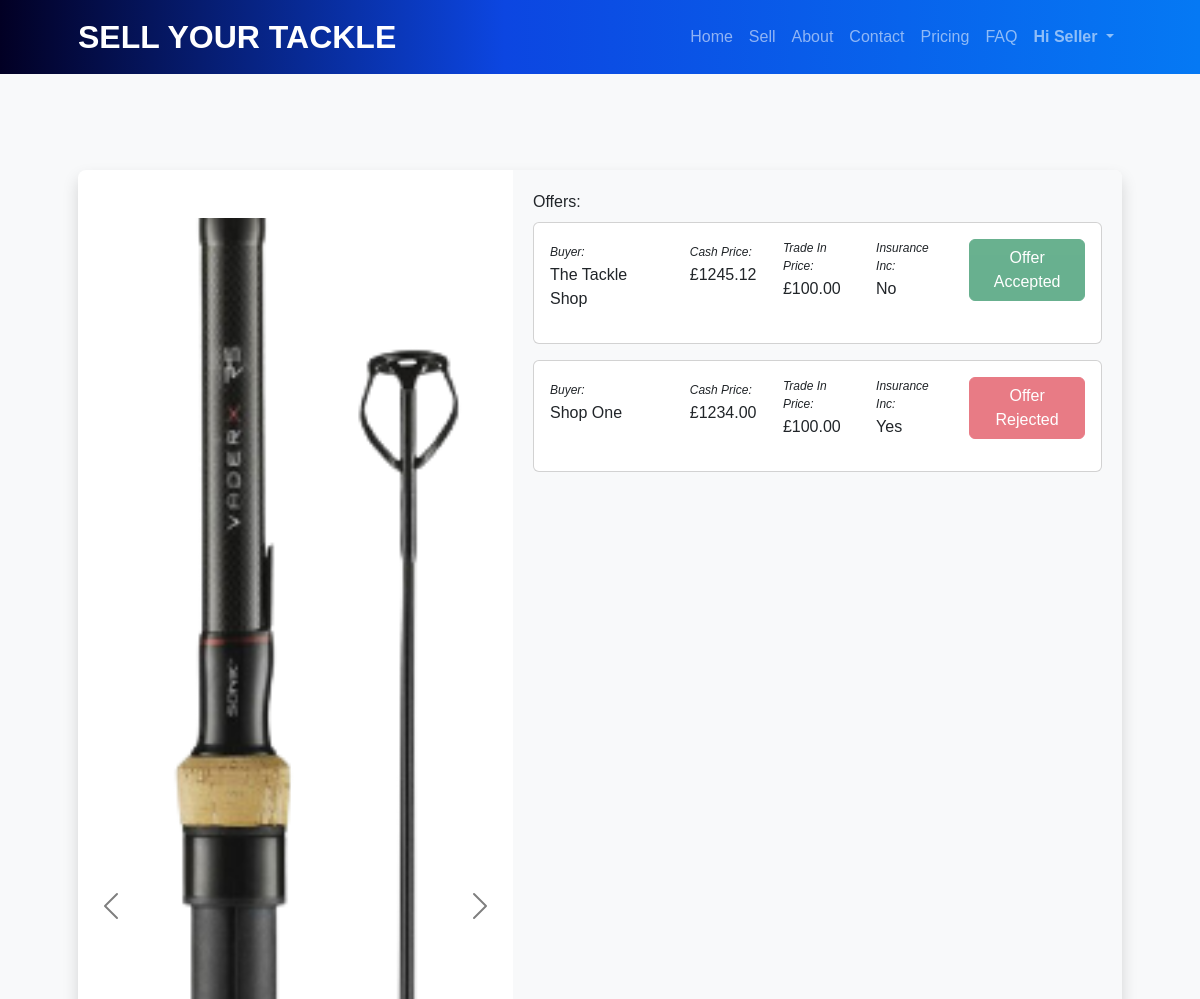
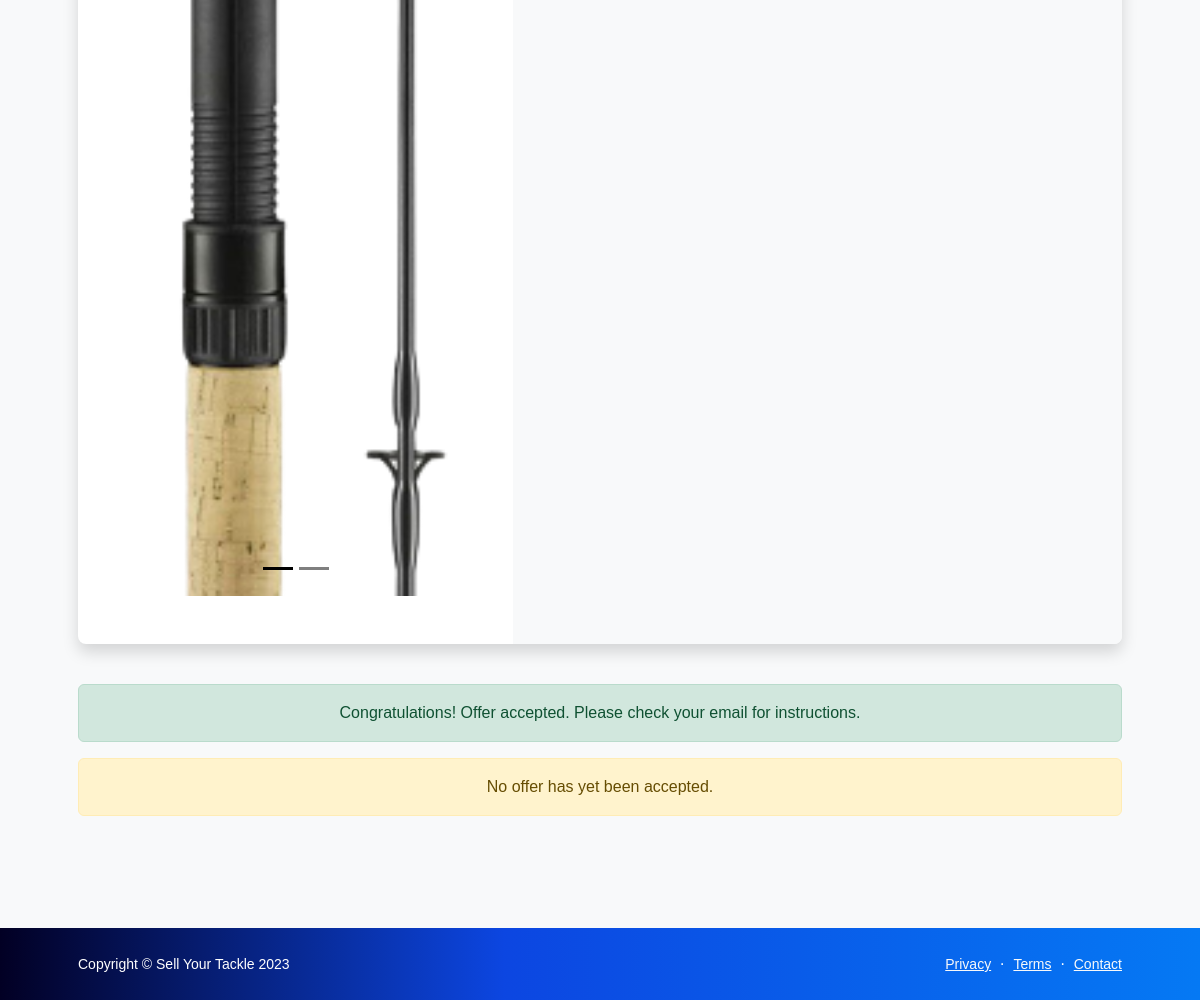
The app's page /view-offers/10/ (signed in) with its own data (2 pictures, top to bottom).
### myapp/models.py (models this page shows, shortened)
class ProductImage(models.Model):
    product = models.ForeignKey(
        Product, related_name="images", on_delete=models.CASCADE
    )
    image = models.ImageField(upload_to="images")

class Offer(models.Model):
    buyer = models.ForeignKey(User, on_delete=models.CASCADE)
    product = models.ForeignKey(Product, on_delete=models.CASCADE)
    cash_price = models.DecimalField(max_digits=6, decimal_places=2)
    trade_in_price = models.DecimalField(max_digits=6, decimal_places=2)
    insurance_included = models.BooleanField(default=False)
    created_at = models.DateTimeField(auto_now_add=True)
    class OfferStatus(models.TextChoices):
        PENDING = "PENDING", "Pending"
        ACCEPTED = "ACCEPTED", "Accepted"
        REJECTED = "REJECTED", "Rejected"
    status = models.CharField(
        max_length=20,
        choices=OfferStatus.choices,
        default=OfferStatus.PENDING,
    )

class TackleShop(models.Model):
    user = models.OneToOneField(User, on_delete=models.CASCADE)
    shop_name = models.CharField(max_length=200)
    shop_url = models.URLField()
    shop_logo = models.ImageField(upload_to="shop_logos")
    address_line1 = models.CharField(max_length=200)
    city = models.CharField(max_length=200)
    county = models.CharField(max_length=200)
    postcode = models.CharField(max_length=20)
    def __str__(self):
        return self.shop_name

### myapp/views.py (the view)
        @login_required
        def _wrapped_view(request, *args, **kwargs):
            profile = Profile.objects.get(user=request.user)
            if not profile.user_type == required_role:
                raise PermissionDenied  # can also redirect to a 403 page
            return view_func(request, *args, **kwargs)

### myapp/views.py (called while the page is built)
def role_required(required_role):
    def decorator(view_func):
        @login_required
        def _wrapped_view(request, *args, **kwargs):
            profile = Profile.objects.get(user=request.user)
            if not profile.user_type == required_role:
                raise PermissionDenied  # can also redirect to a 403 page
            return view_func(request, *args, **kwargs)
        return _wrapped_view
    return decorator

@login_required
@role_required("seller")
def view_offers(request, product_id):
    product = get_object_or_404(Product, id=product_id)
    product_images = ProductImage.objects.filter(product=product)
    offers = Offer.objects.filter(product=product).order_by("-cash_price") #Changed here
    accepted_offer = Offer.objects.filter(
        product=product, status=Offer.OfferStatus.ACCEPTED
    ).first()
    return render(
        request,
        "view-offer.html",
        {
            "product": product,
            "offers": offers,
            "product_images": product_images,
            "accepted_offer": accepted_offer,
            "accepted_offer_price": accepted_offer.cash_price
            if accepted_offer
            else None,  # Add the accepted offer price
        },
    )

### myapp/templates/view-offer.html (shortened to what this page needs)
<!DOCTYPE html>
<html lang="en">
<head>
    {% include 'header.html' %}
</head>
<body class="d-flex flex-column">
    <main class="flex-shrink-0">
        {% include 'navbar.html' %}
        <section class="bg-light py-5">
            {% load crispy_forms_tags %}
            <div class="container px-5 my-5">
                <div class="card border-0 shadow rounded-3 overflow-hidden">
                    <div class="card-body p-0">
                        <div class="row gx-0">
                            <div class="col-lg-6 col-xl-5 py-lg-5">
                                <div class="text-center">
                                    <div id="carouselExampleIndicators" class="carousel carousel-dark slide"
                                        data-bs-ride="carousel">
                                        <div class="carousel-indicators">
                                            {% for product_image in product_images %}
                                            <button type="button" data-bs-target="#carouselExampleIndicators"
                                                data-bs-slide-to="{{ forloop.counter0 }}"
                                                class="{% if forloop.first %}active{% endif %}" aria-current="true"
                                                aria-label="Slide {{ forloop.counter }}"></button>
                                            {% endfor %}
                                        </div>
                                        <div class="carousel-inner">
                                            {% for product_image in product_images %}
                                            <div class="carousel-item {% if forloop.first %}active{% endif %}">
                                                <img src="{{ product_image.image.url }}" class="d-block w-100"
                                                    alt="{{ product.name }} image">
                                            </div>
                                            {% endfor %}
                                        </div>
                                        <button class="carousel-control-prev" type="button"
                                            data-bs-target="#carouselExampleIndicators" data-bs-slide="prev">
                                            <span class="carousel-control-prev-icon" aria-hidden="true"></span>
                                        </button>
                                        <button class="carousel-control-next" type="button"
                                            data-bs-target="#carouselExampleIndicators" data-bs-slide="next">
                                            <span class="carousel-control-next-icon" aria-hidden="true"></span>
                                        </button>
                                    </div>
                                </div>
                            </div>
                            <div class="col-lg-6 col-xl-7 account-details" id="myaccount-form">
                                <div class="col-sm-12">
                                    <div class="d-none d-lg-block">
                                        <div class="row">
                                            <div class="col-sm-12">
                                                <div class="mb-3">
                                                    <label class="form-label">Offers:</label>
                                                    {% for offer in offers %}
                                                    <div class="card mb-3">
                                                        <div class="card-body">
                                                            <div class="row">
                                                                <div class="col-sm-3">
                                                                    <label style="font-size: 12px"><i>Buyer:</i></label>
                                                                    <p>{{ offer.buyer.tackleshop }}</p>
                                                                </div>
                                                                <div class="col-sm-2">
                                                                    <label style="font-size: 12px"><i>Cash
                                                                            Price:</i></label>
                                                                    <p>£{{ offer.cash_price }}</p>
                                                                </div>
                                                                <div class="col-sm-2">
                                                                    <label style="font-size: 12px"><i>Trade In
                                                                            Price:</i></label>
                                                                    <p>£{{ offer.trade_in_price }}</p>
                                                                </div>
                                                                <div class="col-sm-2">
                                                                    <label style="font-size: 12px"><i>Insurance
                                                                            Inc:</i></label>
                                                                    <p>{% if offer.insurance_included %}
                                                                        Yes {% else %} No {% endif %}</p>
                                                                </div>
                                                                <div class="col-sm-3">
                                                                    <form
                                                                        action="{% url 'accept_offer' offer_id=offer.id %}"
                                                                        method="post">
                                                                        {% if offer.status == 'ACCEPTED' %}
                                                                        <button type="button"
                                                                            class="btn btn-success disabled"
                                                                            disabled>Offer Accepted</button>
                                                                        {% elif offer.status == 'REJECTED' %}
                                                                        <button type="button"
                                                                            class="btn btn-danger disabled"
                                                                            disabled>Offer Rejected</button>
                                                                        {% else %}
                                                                        <button type="submit" class="btn btn-success"
                                                                            style="float: bottom;position: absolute;bottom: 30px;"
                                                                            onclick="console.log('Form submitted')">Accept
                                                                            Offer</button>
                                                                        {% endif %}
                                                                    </form>
                                                                </div>
                                                            </div>
                                                        </div>
                                                    </div>
                                                    {% empty %}
                                                    <p>No offers yet.</p>
                                                    {% endfor %}
                                                </div>
                                            </div>
                                        </div>
                                    </div>
                                </div>
                            </div>
                        </div>
                    </div>
                </div>
                <div class="col-sm-12 offer-card">
                    <div class="d-none d-lg-block">
                        <div class="row">
                            <div class="col-sm-12">
                                <div class="mb-3">
                                    {% for offer in offers %}
                                    <div class="col-sm-12">
                                        {% if offer.status == 'ACCEPTED' %}
                                        <div class="alert alert-success" role="alert">
                                            Congratulations! Offer accepted. Please check your email for
                                            instructions.
                                        </div>
                                        {% else %}
                                        <div class="alert alert-warning" role="alert">
                                            No offer has yet been accepted.
                                        </div>
                                        {% endif %}
                                    </div>
                                    {% empty %}
                                    <p>No offers yet.</p>
                                    {% endfor %}
                                </div>
                            </div>
                        </div>
                    </div>
                </div>
            </div>
        </section>
    </main>
    {% include 'footer.html' %}
</body>
</html>

### myapp/templates/navbar.html (shortened to what this page needs)
<nav class="navbar navbar-expand-lg navbar-dark bg-dark">
    <div class="container px-5">
        <a class="navbar-brand" href="/">SELL YOUR TACKLE</a>
        <div class="collapse navbar-collapse" id="navbarSupportedContent">
            <ul class="navbar-nav ms-auto mb-2 mb-lg-0">
                <li class="nav-item"><a class="nav-link" href="/">Home</a></li>
                <li class="nav-item"><a class="nav-link" href="/form">Sell</a></li>
                <li class="nav-item"><a class="nav-link" href="/about">About</a></li>
                <li class="nav-item"><a class="nav-link" href="/contact">Contact</a></li>
                <li class="nav-item"><a class="nav-link" href="/pricing">Pricing</a></li>
                <li class="nav-item"><a class="nav-link" href="/faq">FAQ</a></li>
                {% if user.is_authenticated %}
                <li class="nav-item dropdown">
                    <a class="nav-link dropdown-toggle" href="#" id="navbarDropdown" role="button"
                        data-bs-toggle="dropdown" aria-expanded="false">
                        <b>Hi {{ user.first_name }}</b>
                    </a>
                </li>
                {% endif %}
            </ul>
        </div>
    </div>
</nav>

### records on screen
ProductImage: image (picture)
Offer: buyer.tackleshop "The Tackle Shop", cash_price "1245.12", trade_in_price "100.00", insurance_included "No", status "Offer Accepted", shows "Congratulations! Offer accepted. Please check your email for instructions."
Offer: buyer.tackleshop "Shop One", cash_price "1234.00", trade_in_price "100.00", insurance_included "Yes", status "Offer Rejected"

### other values on screen
{{ user.first_name }} "Seller"
